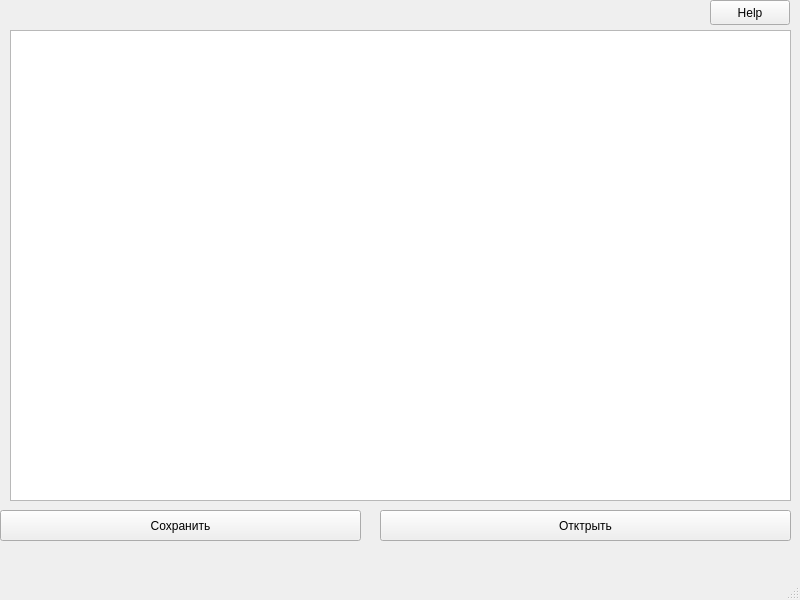
<?xml version="1.0" encoding="UTF-8"?>
<ui version="4.0">
 <class>MainWindow</class>
 <widget class="QMainWindow" name="MainWindow">
  <property name="geometry">
   <rect>
    <x>0</x>
    <y>0</y>
    <width>800</width>
    <height>600</height>
   </rect>
  </property>
  <property name="windowTitle">
   <string>MainWindow</string>
  </property>
  <widget class="QWidget" name="centralwidget">
   <widget class="QPlainTextEdit" name="plainTextEdit">
    <property name="geometry">
     <rect>
      <x>10</x>
      <y>30</y>
      <width>781</width>
      <height>471</height>
     </rect>
    </property>
   </widget>
   <widget class="QPushButton" name="saveButton">
    <property name="geometry">
     <rect>
      <x>0</x>
      <y>510</y>
      <width>361</width>
      <height>31</height>
     </rect>
    </property>
    <property name="text">
     <string>Сохранить</string>
    </property>
   </widget>
   <widget class="QPushButton" name="openButton">
    <property name="geometry">
     <rect>
      <x>380</x>
      <y>510</y>
      <width>411</width>
      <height>31</height>
     </rect>
    </property>
    <property name="text">
     <string>Отктрыть</string>
    </property>
   </widget>
   <widget class="QPushButton" name="Help">
    <property name="geometry">
     <rect>
      <x>710</x>
      <y>0</y>
      <width>80</width>
      <height>25</height>
     </rect>
    </property>
    <property name="text">
     <string>Help</string>
    </property>
   </widget>
  </widget>
  <widget class="QMenuBar" name="menubar">
   <property name="geometry">
    <rect>
     <x>0</x>
     <y>0</y>
     <width>800</width>
     <height>25</height>
    </rect>
   </property>
  </widget>
  <widget class="QStatusBar" name="statusbar"/>
 </widget>
 <resources/>
 <connections/>
</ui>
